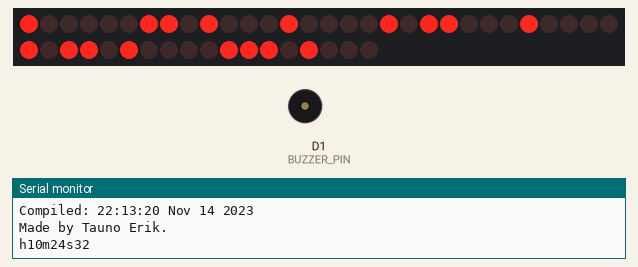
Bench run of a program on a simulated ESP8266 (Wemos D1 mini). Shown: 48 shift-register outputs drawn as a row of LEDs (first output left, lit = HIGH), buzzer (waves = sounding, pin HIGH), the last lines printed to the serial monitor. Wiring (inferred from the names in the program): 6 × shift register (74HC595): data D7; shift clock D6; latch D5. Wiring (inferred from the signals the program sends): row of LEDs: on Q0, Q1, Q2, Q3, Q4, Q5, Q6, Q7, Q8, Q9, Q10, Q11, Q12, Q13, Q14, Q15, Q16, Q17, Q18, Q19, Q20, Q21, Q22, Q23, Q24, Q25, Q26, Q27, Q28, Q29, Q30, Q31, Q32, Q33, Q34, Q35, Q36, Q37, Q38, Q39, Q40, Q41, Q42, Q43, Q44, Q45, Q46, Q47. WiFi joins after 1.5 s; servers stay silent unless stated; network time is answered at once with the bench clock; the local clock reads 2024-03-15 10:24:30 at power-on unless the program sets it; pins used as bus, display or sensor lines are not drawn.

Above: at 1.8 s.
At 10.8 s:
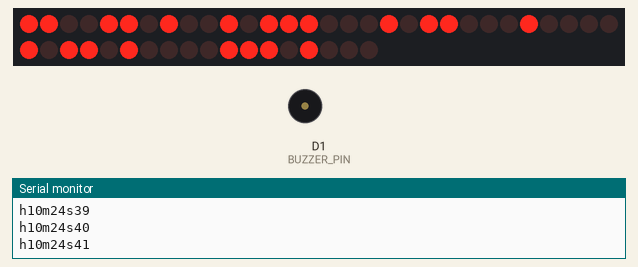
At 19.9 s:
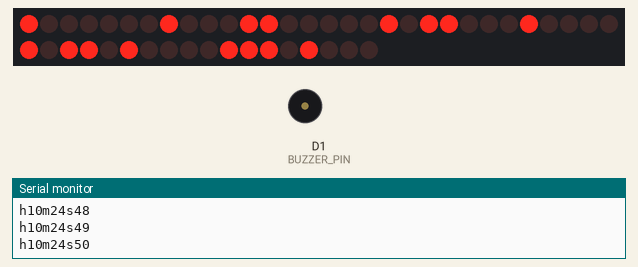
At 38.9 s:
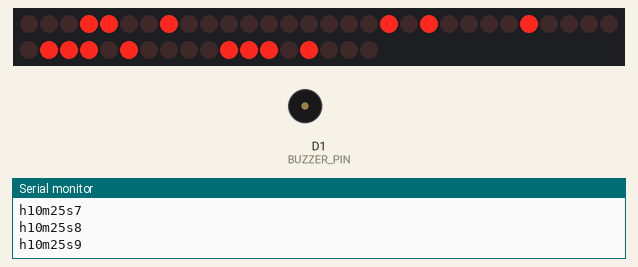
Timing chart, 0 to 40.0 s (numbered marks = the images above):
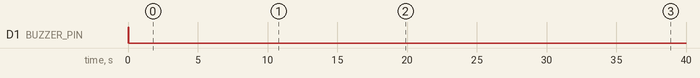

The program:

main.cpp
```cpp
// (licence header left out)
/********************************************************************
 * 7-segment LED:
 *  |--A--|
 *  F     B
 *  |--G--|
 *  E     C
 *  |--D--|
 *          dp
 *
 *  GF+AB
 *    #
 *  ED+Csp
 *
 *
 *  0 - High! (Common anode!)
 *  1 - Low
 ********************************************************************/
// https://www.arduino.cc/reference/en/language/variables/data-types/string/functions/toint/
// https://maakbaas.com/esp8266-iot-framework/logs/https-requests/
// https://github.com/maakbaas/esp8266-iot-framework
// https://github.com/esp8266/Arduino/tree/master/libraries/ESP8266HTTPClient/examples
// https://github.com/arduino-libraries/NTPClient

// NTP - Network Time Protocol
// UTC - Coordinated Universal Time.
// UTC does not vary, it is the same world wide
// UDP - User Datagram Protocol. Port 123
// https://lastminuteengineers.com/esp8266-ntp-server-date-time-tutorial/

/* Includes */
#include <Arduino.h>
#include <ESP8266WiFi.h>
#include <ESP8266WiFiMulti.h>
#include "wifi-secrets.h"       // Wifi ssid & passwords
#include <NTPClient.h>
#include <WiFiUdp.h>            // NTP time
#include <ESP8266HTTPClient.h>
#include <WiFiClientSecureBearSSL.h>
//#define DEBUG
#include "tauno_debug.h"


/*******************************************************************
 * Configurations
 *******************************************************************/

// Daylight saving time
String tauno_url = ("https://raw.githubusercontent.com/taunoe/Lavva-kella/main/is_dst.txt");

// Fingerprint for the URL,
// needs to be updated before expires: 14.04.2022
// Open brauser in incognito mode!
const uint8_t fingerprint[20] = {0x97, 0xD8, 0xC5, 0x70, 0x0F,
                                 0x12, 0x24, 0x6C, 0x88, 0xBC,
                                 0xFA, 0x06, 0x7E, 0x8C, 0xA7,
                                 0x4D, 0xA8, 0x62, 0x67, 0x28};


// WiFi connect timeout per AP. Increase when connecting takes longer.
const uint32_t WIFI_TIMEOUT = 5000;  // ms

// For UTC +2.00 : 2 * 60 * 60 : 7200
const uint32_t UTC_OFFSET = 7200;  // seconds //long

// NTP Terms of Service: https://www.pool.ntp.org/tos.html
const uint32_t UPDATE_INTERVAL = 60000*59*25;  // 1min = 60000ms

const int BUZZER_PIN = D1;  // Active piezo buzzer

// Shift register pins
const int DATA_PIN  = D7;  // D0 <- does not work!
const int LATCH_PIN = D5;
const int CLOCK_PIN = D6;

// Number of individual 7-segment displays
const int NUMBER_OF_7SEGS = 6;

// Alphabet size: numbers + letters
const int ALPHABET_SIZE = 17;

// All 6 numbers: 'AA:BB:CC.
uint8_t dataframe[NUMBER_OF_7SEGS] = {
  0b11111111, 0b11111111,  // 'AA. [0], [1]
  0b11111111, 0b11111111,  // 'BB. [2], [3]
  0b11111111, 0b11111111,  // 'CC. [4], [5]
};

// Clock
const int SECOND = 1000;  // ms
uint32_t prev_millis {};
bool is_second = false;
bool is_clock_dots = true;  // 00:00:00

int h {};  // hours
int m {};  // minutes
int s {};  // seconds


// Wifi
bool is_wifi = false;

ESP8266WiFiMulti wifiMulti;

WiFiUDP ntpUDP;
// Define NTP Client to get time
// By default 'pool.ntp.org' is used with 60 seconds update interval and
// You can specify the time server pool and the offset, (in seconds)
// additionaly you can specify the update interval (in milliseconds).
// NTPClient timeClient(ntpUDP, "europe.pool.ntp.org", 3600, 60000);
NTPClient NTP_time(ntpUDP, "europe.pool.ntp.org", UTC_OFFSET, UPDATE_INTERVAL);


/*******************************************************************
 * Functions
 *******************************************************************/

/*
 * Serial print compile date.
 */
void print_info() {
  Serial.println("\"Lavva kellä\"");
  Serial.print("Compiled: ");
  Serial.print(__TIME__);
  Serial.print(" ");
  Serial.println(__DATE__);
  Serial.println("Made by Tauno Erik.");
}

/*
 * Maintain WiFi connection
 * Return true if wifi connected
 */
bool check_wifi() {
  if (wifiMulti.run(WIFI_TIMEOUT) == WL_CONNECTED) {
    // DEBUG_PRINT("\nWiFi connected: ");
    // DEBUG_PRINT(WiFi.SSID());
    // DEBUG_PRINT(" ");
    // (WiFi.localIP());
    return true;
  } else {
    delay(100);
    Serial.println("\n--> WiFi not connected!");
    return false;
  }
}

/*
 *  Read web file to know daylight saving time status:
 *  It's my manual system, not some fänsi API.
 *  Returns 0 or 1
 */
int8_t web_read_dst() {
  DEBUG_PRINTLN("web_read_dst");
  std::unique_ptr<BearSSL::WiFiClientSecure>client(new BearSSL::WiFiClientSecure);
  client->setFingerprint(fingerprint);
  uint8_t return_value = 0;

  HTTPClient https;

  DEBUG_PRINT("[HTTPS] begin...\n");

  if (https.begin(*client, tauno_url)) {
    DEBUG_PRINT("[HTTPS] GET...\n");

    int httpCode = https.GET();  // send HTTP header
    if (httpCode > 0) {          // Error if negative
      DEBUG_PRINT("httpCode: ");
      DEBUG_PRINTLN(httpCode);

      if (httpCode == HTTP_CODE_OK || httpCode == HTTP_CODE_MOVED_PERMANENTLY) {
        String message = https.getString();
        DEBUG_PRINTLN(message);

        if (message.toInt() == 1) {
          return_value = 1;
        }
      }
    } else {
      DEBUG_PRINT("httpCode: ");
      DEBUG_PRINTLN(httpCode);
    }

    https.end();
  } else {
    DEBUG_PRINTLN("[HTTPS] Unable to connect\n");
  }

  return return_value;
}

/*
 *  Manualy add daylight saving time (DST)
 *  Input  h
 *  Return h + DST (0 or 1)
 */
uint8_t add_dst(uint8_t h) {
  uint8_t return_value = h;
  static bool is_dst_readed = false;
  static uint8_t value = 0;

  if (!is_dst_readed) {
    // read value
    value = web_read_dst();
    is_dst_readed = true;
  }

  return return_value + value;
}

namespace sound {
  /*
   * If we use active puzzer.
   */
  void beep(int duration = 50) {
    // uint32_t current_millis = millis();
    digitalWrite(BUZZER_PIN, HIGH);
    delay(duration);
    digitalWrite(BUZZER_PIN, LOW);
  }
}  // namespace sound
/********************************************************************/

namespace numbers {
  uint8_t tens[ALPHABET_SIZE][2] = {
    {0b10001111, 0b00011111},  // 0_
    {0b11101111, 0b11011111},  // 1_
    {0b11001111, 0b00101111},  // 2_
    {0b11001111, 0b10001111},  // 3_
    {0b10101111, 0b11001111},  // 4_
    {0b10011111, 0b10001111},  // 5_
    {0b10011111, 0b00001111},  // 6_
    {0b11001111, 0b11011111},  // 7_
    {0b10001111, 0b00001111},  // 8_
    {0b10001111, 0b10001111},  // 9_
    {0b10001111, 0b01001111},  // A_
    {0b10111111, 0b00001111},  // b_
    {0b10011111, 0b00111111},  // C_
    {0b11101111, 0b00001111},  // d_
    {0b10011111, 0b00101111},  // E_
    {0b10011111, 0b00101111},  // F_
    {0b01111111, 0b11111111},  // .__ dot
  };

  uint8_t ones[ALPHABET_SIZE][2] = {
    {0b11111000, 0b11110001},  // _0
    {0b11111110, 0b11111101},  // _1
    {0b11110100, 0b11110011},  // _2
    {0b11110100, 0b11111001},  // _3
    {0b11110010, 0b11111101},  // _4
    {0b11110001, 0b11111001},  // _5
    {0b11110001, 0b11110001},  // _6
    {0b11111100, 0b11111101},  // _7
    {0b11110000, 0b11110001},  // _8
    {0b11110000, 0b11111001},  // _9
    {0b11110000, 0b11110101},  // _A
    {0b11111011, 0b11110001},  // _b
    {0b11111001, 0b11110011},  // _C
    {0b11110110, 0b11110001},  // _d
    {0b11110001, 0b11110011},  // _E
    {0b11110001, 0b11110111},  // _F
    {0b11111111, 0b11111110},  // __. dot
  };
}  // namespace numbers *********************************************/


namespace update {
  /*
  * Function to update display.
  * Input *pointer to dataframe. All 6 numbers: '00:00:00.
  *
  * MSBFIRST - Most Significant Bit First
  * LSBFIRST - Least Significant Bit First
  */
  void display(uint8_t *dataframe) {
    digitalWrite(LATCH_PIN, LOW);

    for (uint8_t i{}; i < NUMBER_OF_7SEGS; i++) {
      // DEBUG_PRINT(" dataframe[");
      // DEBUG_PRINT(i);
      // DEBUG_PRINT("] = ");
      // DEBUG_PRINTLN(dataframe[i]);
      shiftOut(DATA_PIN, CLOCK_PIN, LSBFIRST, dataframe[i]);
    }

    digitalWrite(LATCH_PIN, HIGH);
  }

  /*
   * Function to find "tens" from given digit.
   */
  uint8_t find_tens(uint8_t number) {
    return (number / 10) % 10;
  }

  /*
   * Function to find "ones" from given digit.
   */
  uint8_t find_ones(uint8_t number) {
    return number % 10;
  }

  /*
   * Function to update hours in dataframe
   * dataframe[0] and [1]
   * Input number 0-99
   */
  void hours(uint8_t number) {
    // If we have overflow
    if (number > 99) {
      number = 99;
    }

    // Find tens and ones
    uint8_t s_tens = find_tens(number);
    uint8_t s_ones = find_ones(number);

    // Tens and ones combined:
    uint8_t merged_digit[2] = {0};

    // Merge tens and ones binarys with logical disjunction (bitwise OR)
    merged_digit[0] = ~(numbers::tens[s_tens][0]) | ~(numbers::ones[s_ones][0]);
    merged_digit[1] = ~(numbers::tens[s_tens][1]) | ~(numbers::ones[s_ones][1]);

    if (is_clock_dots) {
      // Set bit high.
      // merged_digit[0] = merged_digit[0] | (1<<7);  // '00
      merged_digit[1] = merged_digit[1] | 1;  // 00.
    } else {
      // Set bit low.
      merged_digit[1] = merged_digit[1] & ~(1);  // 00.
    }

    // Change dataframe
    dataframe[0] = ~(merged_digit[0]);
    dataframe[1] = ~(merged_digit[1]);
  }

  /*
   * Function to update minuts in dataframe
   * dataframe[2] and [3]
   * Input number 0-99
   */
  void minutes(uint8_t number) {
    DEBUG_PRINT("\n update::minutes ");
    DEBUG_PRINT(number);
    // If we have overflow
    if (number > 99) {
      number = 99;
    }

    // Find tens and ones
    uint8_t m_tens = find_tens(number);
    uint8_t m_ones = find_ones(number);
    DEBUG_PRINT(" tens: ");
    DEBUG_PRINT(m_tens);
    DEBUG_PRINT(" ones: ");
    DEBUG_PRINT(m_ones);

    // Tens and ones combined:
    uint8_t merged_digit[2] = {0};

    DEBUG_PRINT("\n merged_digit[0]=");
    DEBUG_PRINT(merged_digit[0]);
    DEBUG_PRINT(" merged_digit[1]=");
    DEBUG_PRINT(merged_digit[1]);

    // Merge tens and ones binarys with logical disjunction (bitwise OR)
    merged_digit[0] = ~(numbers::tens[m_tens][0]) | ~(numbers::ones[m_ones][0]);
    merged_digit[1] = ~(numbers::tens[m_tens][1]) | ~(numbers::ones[m_ones][1]);

    DEBUG_PRINT("\n merged_digit[0]=");
    DEBUG_PRINT(merged_digit[0]);
    DEBUG_PRINT(" merged_digit[1]=");
    DEBUG_PRINT(merged_digit[1]);

    if (is_clock_dots) {
      // Set bits high.
      merged_digit[0] = merged_digit[0] | (1<<7);  // '00
      merged_digit[1] = merged_digit[1] | 1;       // 00.
    } else {
      // Set bits low.
      merged_digit[0] = merged_digit[0] & ~(1<<7);  // '00
      merged_digit[1] = merged_digit[1] & ~(1);  // 00.
    }

    // Change dataframe
    dataframe[2] = ~(merged_digit[0]);
    dataframe[3] = ~(merged_digit[1]);

    DEBUG_PRINT("\n dataframe[2]=");
    DEBUG_PRINT(dataframe[2]);
    DEBUG_PRINT(" dataframe[3]=");
    DEBUG_PRINT(dataframe[3]);
  }

  /*
   * Function to update seconds in dataframe
   * dataframe[4] and [5]
   * Input number 0-99
   */
  void seconds(uint8_t number) {
    // If we have overflow
    if (number > 99) {
      number = 99;
    }

    // Find tens and ones
    uint8_t s_tens = find_tens(number);
    uint8_t s_ones = find_ones(number);

    // Tens and ones combined: 0b000000, 0b000000
    uint8_t merged_digit[2] = {0};

    // Merge tens and ones binarys with logical disjunction (bitwise OR)
    merged_digit[0] = ~(numbers::tens[s_tens][0]) | ~(numbers::ones[s_ones][0]);
    merged_digit[1] = ~(numbers::tens[s_tens][1]) | ~(numbers::ones[s_ones][1]);

    // Display clock dots?
    if (is_clock_dots) {
      merged_digit[0] = merged_digit[0] | (1<<7);  // '00
    } else {
      merged_digit[0] = merged_digit[0] & ~(1<<7);  // '00
    }

    // Change dataframe
    dataframe[4] = ~(merged_digit[0]);
    dataframe[5] = ~(merged_digit[1]);
  }

}  // namespace update **********************************************/

namespace my_clock {
  /*
   * Function to run a clock
   */
  void run() {
    uint32_t current_millis = millis();

    if (current_millis - prev_millis >= SECOND) {
      is_second = true;
      prev_millis = current_millis;
    }

    if (is_second) {
      s++;

      // Seconds
      if (s >= 60) {
        m++;
        s = 0;
      }
      // Minutes
      if (m >= 60) {
        h++;
        sound::beep();
        m = 0;
      }
      // Hours
      if (h >= 24) {
        h = 0;
      }

      Serial.print("h");
      Serial.print(h);
      Serial.print("m");
      Serial.print(m);
      Serial.print("s");
      Serial.println(s);

      update::hours(h);
      update::minutes(m);
      update::seconds(s);

      is_second = false;
    }
  }

}  // namespace my_clock ********************************************/

namespace special {

  void dots_on() {
    dataframe[1] = ~((~dataframe[1]) | 1);
  }

}  // namespace special *********************************************/


void setup() {
  Serial.begin(115200);

  // Pins
  pinMode(BUZZER_PIN, OUTPUT);
  pinMode(LATCH_PIN, OUTPUT);
  pinMode(DATA_PIN, OUTPUT);
  pinMode(CLOCK_PIN, OUTPUT);

  // Don't save WiFi configuration in flash - optional
  WiFi.persistent(false);

  // Set WiFi to station mode
  WiFi.mode(WIFI_STA);

  // Register multi WiFi networks
  wifiMulti.addAP(Secrets::ssd1, Secrets::pass1);
  wifiMulti.addAP(Secrets::ssd2, Secrets::pass2);
  wifiMulti.addAP(Secrets::ssd3, Secrets::pass3);
  wifiMulti.addAP(Secrets::ssd4, Secrets::pass4);

  NTP_time.begin();

  print_info();

  sound::beep();
}

void loop() {
  is_wifi = check_wifi();

  NTP_time.update();
  // Serial.println(NTP_time.getFormattedTime());
  h = NTP_time.getHours();
  m = NTP_time.getMinutes();
  s = NTP_time.getSeconds();

  if (is_wifi) {
    // DEBUG_PRINTLN("is_wifi");
    h = add_dst(h);
  }


  my_clock::run();

  update::display(dataframe);
}
```

tauno_debug.h
```cpp
// (licence header left out)
// Enable debug info serial print
#ifndef TAUNO_DEBUG_H_
#define TAUNO_DEBUG_H_

  #ifdef DEBUG

    #define DEBUG_PRINT(x)  Serial.print(x)
    #define DEBUG_PRINTLN(x)  Serial.println(x)
  #else
    #define DEBUG_PRINT(x)
    #define DEBUG_PRINTLN(x)

  #endif

#endif  // TAUNO_DEBUG_H_
```

wifi-secrets.h
```cpp
// (licence header left out)
#ifndef WIFI_SECRETS_H_
#define WIFI_SECRETS_H_

namespace Secrets {
  const char * ssd1 = "Ingel";
  const char * pass1 = "4B9GNT454M4";
  const char * ssd2 = "TSENTER1";
  const char * pass2 = "kompetentsikeskus";
  const char * ssd3 = "TSENTER2";
  const char * pass3 = "kompetentsikeskus";
  const char * ssd4 = "TSENTER3";
  const char * pass4 = "kompetentsikeskus";
}  // namespace Secrets

#endif  // WIFI_SECRETS_H_
```
